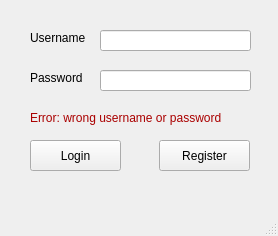
<?xml version="1.0" encoding="UTF-8"?>
<ui version="4.0">
 <class>LoginWindow</class>
 <widget class="QMainWindow" name="LoginWindow">
  <property name="geometry">
   <rect>
    <x>0</x>
    <y>0</y>
    <width>278</width>
    <height>236</height>
   </rect>
  </property>
  <property name="windowTitle">
   <string>LoginWindow</string>
  </property>
  <widget class="QWidget" name="centralwidget">
   <widget class="QPushButton" name="pushButtonLogin">
    <property name="geometry">
     <rect>
      <x>30</x>
      <y>140</y>
      <width>91</width>
      <height>31</height>
     </rect>
    </property>
    <property name="text">
     <string>Login</string>
    </property>
   </widget>
   <widget class="QPushButton" name="pushButtonRegister">
    <property name="geometry">
     <rect>
      <x>159</x>
      <y>140</y>
      <width>91</width>
      <height>31</height>
     </rect>
    </property>
    <property name="text">
     <string>Register</string>
    </property>
   </widget>
   <widget class="QLabel" name="labelUsername">
    <property name="geometry">
     <rect>
      <x>30</x>
      <y>30</y>
      <width>71</width>
      <height>16</height>
     </rect>
    </property>
    <property name="text">
     <string>Username</string>
    </property>
   </widget>
   <widget class="QLabel" name="labelPassword">
    <property name="geometry">
     <rect>
      <x>30</x>
      <y>70</y>
      <width>71</width>
      <height>16</height>
     </rect>
    </property>
    <property name="text">
     <string>Password</string>
    </property>
   </widget>
   <widget class="QLineEdit" name="lineEditUsername">
    <property name="geometry">
     <rect>
      <x>100</x>
      <y>30</y>
      <width>151</width>
      <height>21</height>
     </rect>
    </property>
   </widget>
   <widget class="QLineEdit" name="lineEditPassword">
    <property name="geometry">
     <rect>
      <x>100</x>
      <y>70</y>
      <width>151</width>
      <height>21</height>
     </rect>
    </property>
    <property name="echoMode">
     <enum>QLineEdit::Password</enum>
    </property>
   </widget>
   <widget class="QLabel" name="labelError">
    <property name="geometry">
     <rect>
      <x>30</x>
      <y>110</y>
      <width>241</width>
      <height>16</height>
     </rect>
    </property>
    <property name="text">
     <string>&lt;html&gt;&lt;head/&gt;&lt;body&gt;&lt;p&gt;&lt;span style=&quot; color:#aa0000;&quot;&gt;Error: wrong username or password&lt;/span&gt;&lt;/p&gt;&lt;/body&gt;&lt;/html&gt;</string>
    </property>
   </widget>
  </widget>
  <widget class="QMenuBar" name="menubar">
   <property name="geometry">
    <rect>
     <x>0</x>
     <y>0</y>
     <width>278</width>
     <height>21</height>
    </rect>
   </property>
  </widget>
  <widget class="QStatusBar" name="statusbar"/>
 </widget>
 <resources/>
 <connections/>
</ui>
